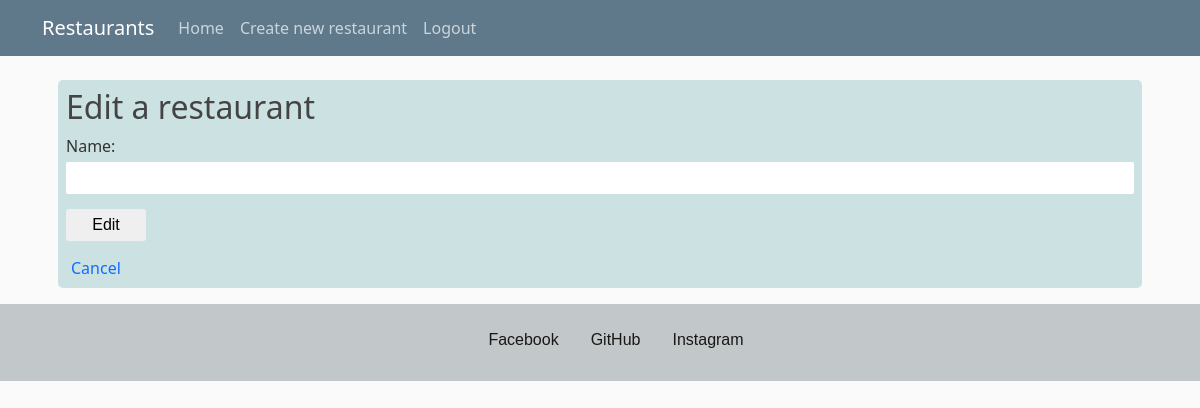
The page /restaurant/11/edit (signed in) on the database as committed earlier.
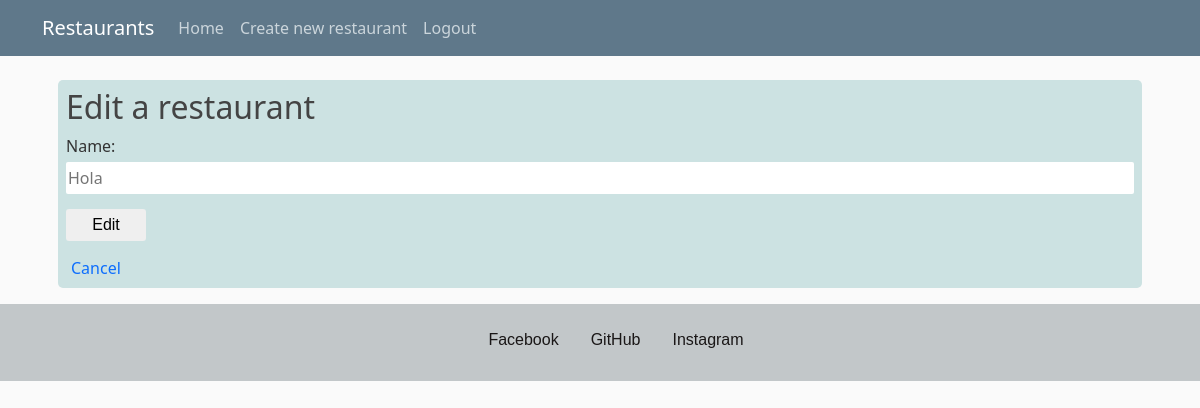
The same page on the database as committed later.
### restaurant_appf/models.py (models this page shows, shortened)
class Restaurant(db.Model):
    __tablename__ = 'restaurant'
    id = db.Column(db.Integer, primary_key=True)
    name = db.Column(db.String(250), nullable=False)
    user_id = db.Column(db.Integer, db.ForeignKey('user.id'))
    user = db.relationship(User)

### restaurant_appf/routes.py (the view)
@app.route('/restaurant/<int:restaurant_id>/edit', methods=['GET', 'POST'])
@login_required
def edit_restaurant(restaurant_id):
    restaurant = db.session.query(Restaurant).filter_by(id=restaurant_id).first()
    if request.method == 'POST':
        if request.form['restaurant_name']:
            restaurant.name = request.form['restaurant_name']
        db.session.add(restaurant)
        db.session.commit()
        flash('Item edited successfully!')
        return redirect(url_for('show_restaurants'))
    else:
        return render_template('edit_restaurant.html', restaurant_id=restaurant_id, r=restaurant)

### restaurant_appf/models.py (called while the page is built)
@login_manager.user_loader
def load_user(user_id):
    try:
        return User.query.get(user_id)
    except:
        return None

### restaurant_appf/templates/edit_restaurant.html
{% extends "layout.html" %}
{% block content %}
<div class="main_div">
  <h2>Edit a restaurant</h2>
  <form action="{{ url_for('edit_restaurant', restaurant_id=restaurant_id) }}" method="post">
    <p>Name:</p>
    <input type="text" name="restaurant_name" size="40" placeholder="{{ r.name }}">
    <input type="submit" value="Edit">
  </form>
  <a href="{{ url_for('show_restaurants') }}" class="cancel_button">Cancel</a>
</div>
{% endblock %}

Rows that differ between the two databases and show on the page:
added Restaurant: restaurant_name "Hola"
